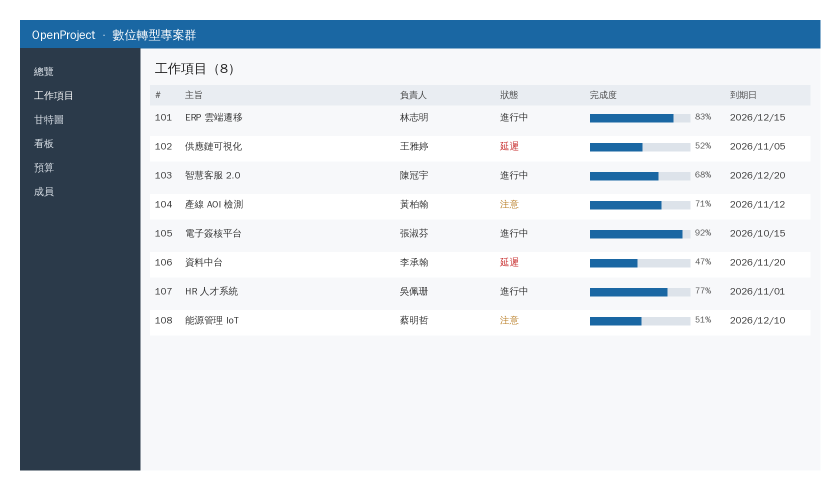
#> input picture design_system/examples/assets/openproject_工作項目_sample.png, 1680 x 980 px (shown at 1/2 size); its folder holds only this picture in this run
$ python -i images.py   (imports and definitions only)
#> lines starting #> are read from the running program, lines starting #| are printed output that depends on the picture
"""Screenshot / photo finishing with native PowerPoint features (nothing is flattened, everything stays editable).

- style: card (rounded corners + hairline border + soft shadow), browser (window frame with URL bar),
  shadow, plain
- crop (non-destructive, fractions or pixels) and trim (auto-remove uniform borders around a screenshot)
- highlights: numbered boxes on the screenshot + a numbered legend; zoom: magnified inset of a region
- caption under the image; gallery grid for many images
"""
from __future__ import annotations

from lxml import etree
from PIL import Image, ImageChops, ImageDraw
from pptx.dml.color import RGBColor
from pptx.oxml.ns import qn
from pptx.util import Emu

from .canvas import EMU_PT, Canvas, resolve_color, set_alt

EMU_IN = 914400
DOTS = ("FF5F57", "FEBC2E", "28C840")


def trim_box(path, tolerance=12):
    """Pixel bbox (l, t, r, b) of the content inside a uniform border, or None."""
#> called with tolerance = 12
    with Image.open(str(path)) as im:
#> im is the input picture: PIL image 1680x980 RGB; mean R, G, B 207.4, 214.9, 221.9
        rgb = im.convert("RGB")
        w, h = rgb.size
#> w = 1680; h = 980
        bg = rgb.getpixel((0, 0))
#> bg = (255, 255, 255)
        if any(abs(a - b) > tolerance for a, b in zip(rgb.getpixel((w - 1, h - 1)), bg)):
            return None
        diff = ImageChops.difference(rgb, Image.new("RGB", rgb.size, bg)).convert("L")
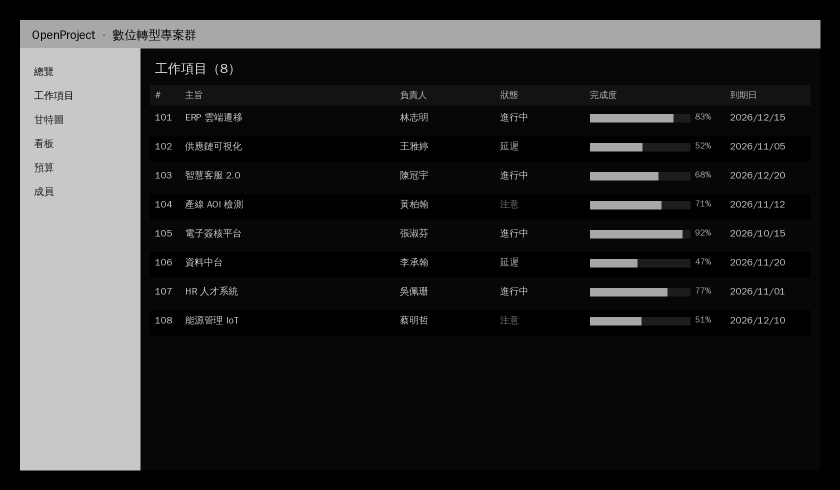
#> diff: PIL image 1680x980 L (shown at 1/2 size); min 0, max 221, mean 41.6
        box = diff.point(lambda v: 255 if v > tolerance else 0).getbbox()
#> box = (40, 40, 1641, 941)
    if not box:
        return None
    l, t, r, b = box
#> l = 40; t = 40; r = 1641; b = 941
    if (r - l) * (b - t) > 0.97 * w * h:
        return None
    pad = max(2, int(min(w, h) * 0.01))
#> pad = 9
    return max(0, l - pad), max(0, t - pad), min(w, r + pad), min(h, b + pad)


# [250 lines left out: functions _px_box, _round_and_shadow, _shadow, _add_picture, draw_image, draw_gallery and 2 more, not called in this run]

>>> result = trim_box('../design_system/examples/assets/openproject_工作項目_sample.png')
#> result = (31, 31, 1650, 950)
